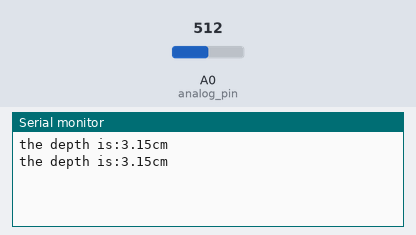
This sketch was run on a simulated Arduino Uno, built with avr-gcc and run on an emulated ATmega328P. Shown: the last lines printed to the serial monitor. Inputs (shaded band) come from the test bench; at power-on: A0 (analog_pin) = 512.

Above: at 1.8 s.
1.9 s: A0 (analog_pin) set to 716
At 2.8 s:
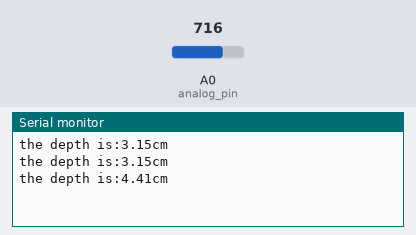
3.4 s: A0 (analog_pin) set to 900
At 4.8 s:
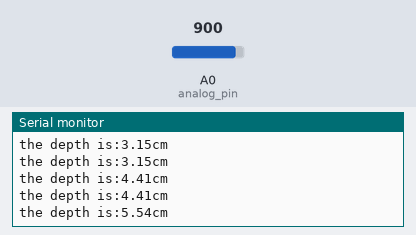
Timing chart, 0 to 6.4 s (numbered marks = the images above; inputs shaded):
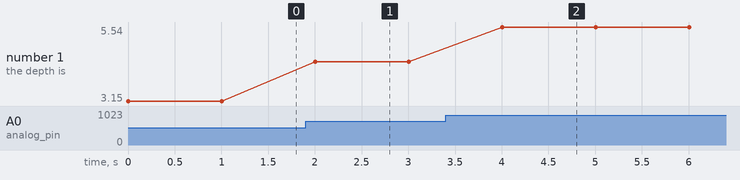

Measured:
- after the input at 1.9 s, the serial monitor: prints a new line after 0.10 s (image 1)
- after the input at 3.4 s, the serial monitor: prints a new line after 0.60 s (image 2)
- plotted number 1: 3.15 → 4.41 after the input at 1.9 s, 4.41 → 5.54 after the input at 3.4 s

The sketch:

Water_Level_Sensor.ino
```cpp
// Water_Level_Sensor.ino
// Date: 2020/05/02

int analog_pin=A0;

void setup() {
    pinMode(analog_pin, INPUT);
    Serial.begin(9600);
}

void loop() {
    double temp = (long)analogRead(analog_pin);
    double data = (temp/650)*4;
    Serial.print("the depth is:");
    Serial.print(data);
    Serial.println("cm");
    delay(1000);
}
```
